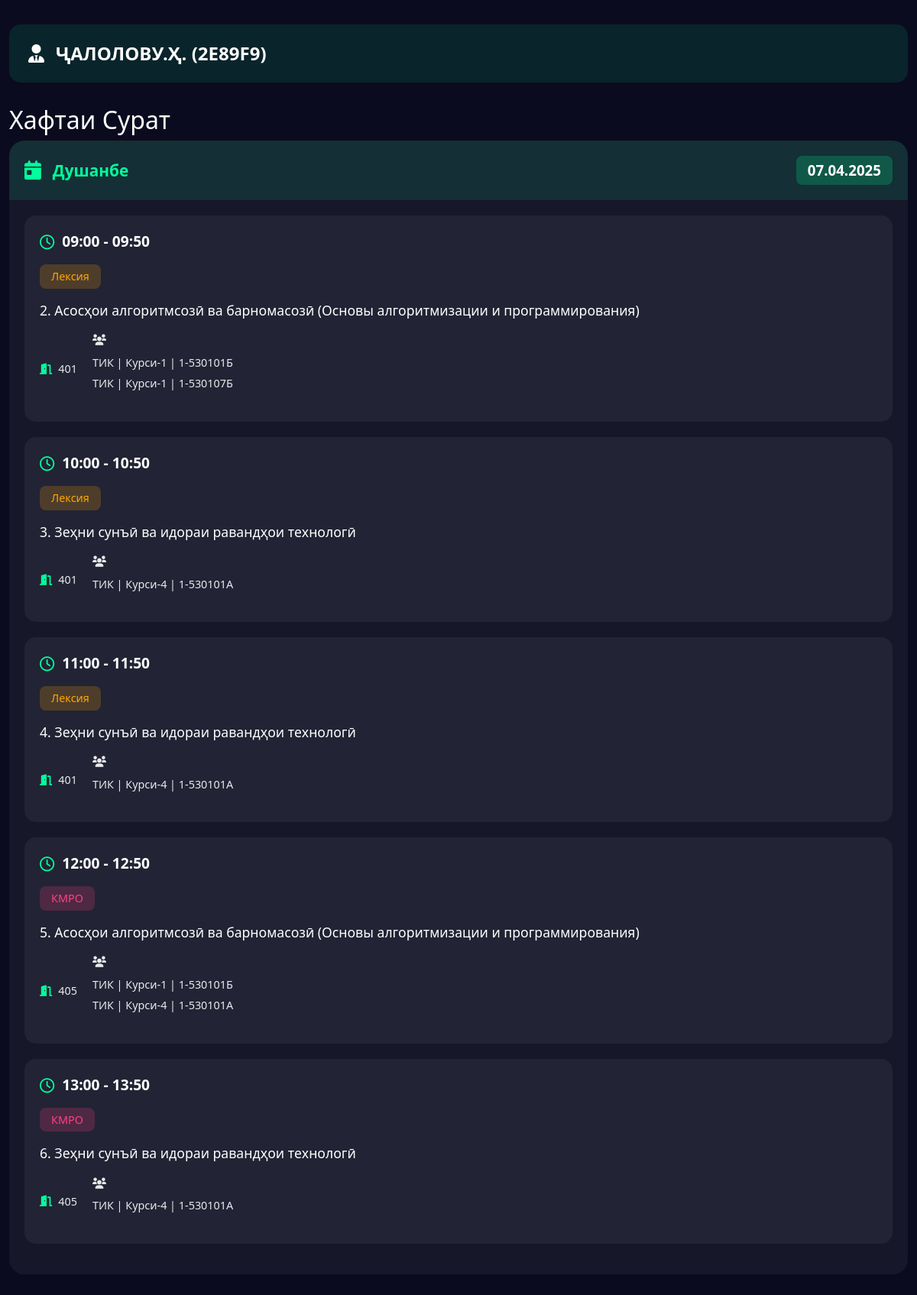
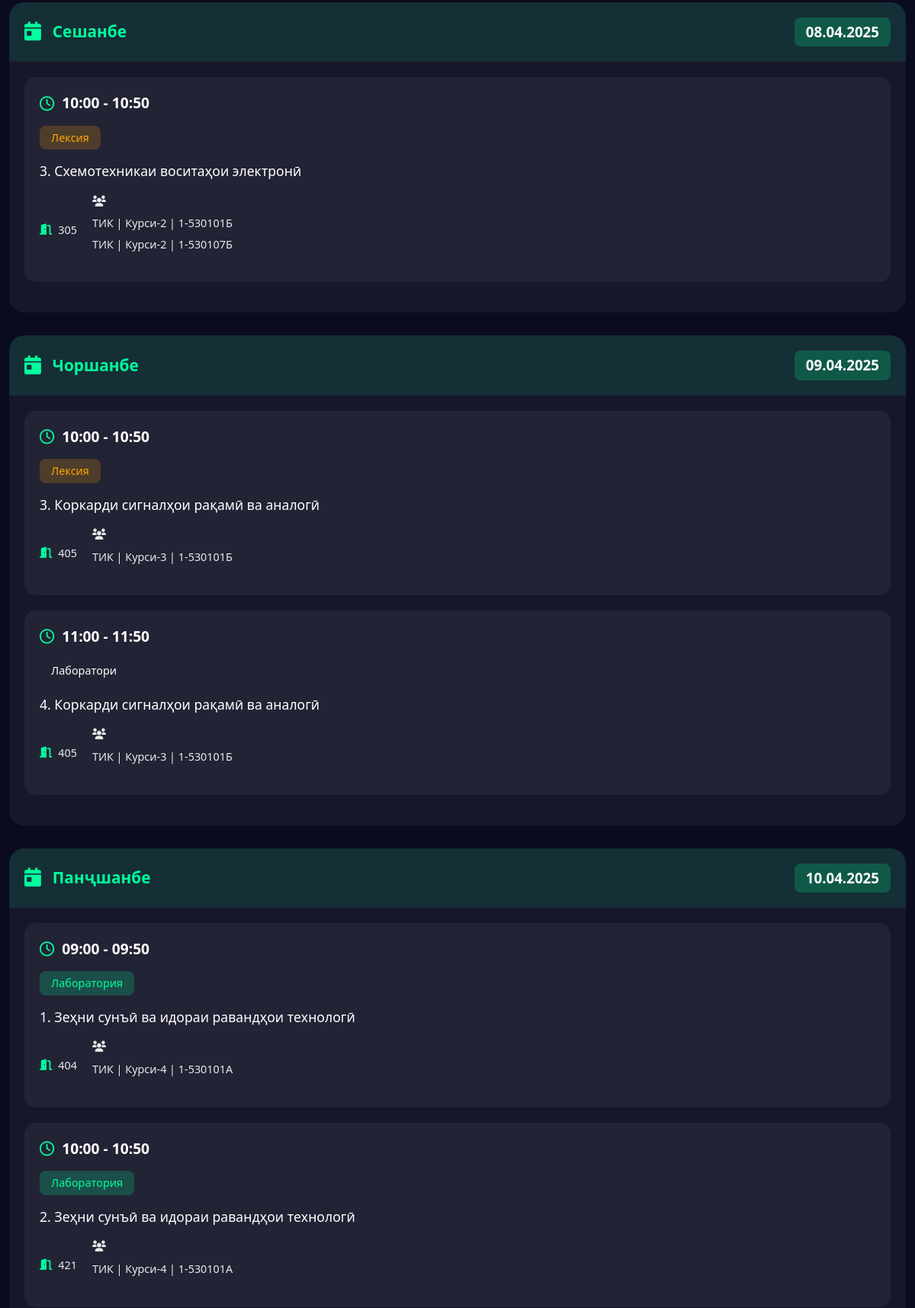
Page /teacher/2E89F9 (upper part) on the committed database (2 pictures, top to bottom).
### tables this page shows
CREATE TABLE teachers (
        id INTEGER PRIMARY KEY AUTOINCREMENT,
        teacher_name TEXT NOT NULL UNIQUE,
        teacher_code TEXT NOT NULL
    );

CREATE TABLE schedules (
        id INTEGER PRIMARY KEY AUTOINCREMENT,
        faculty TEXT NOT NULL,
        course TEXT NOT NULL,
        "group" TEXT NOT NULL,
        day TEXT NOT NULL,
        lesson_time TEXT NOT NULL,
        lesson_type TEXT,
        subject TEXT NOT NULL,
        teacher TEXT NOT NULL,
        room TEXT NOT NULL,
        week_type TEXT NOT NULL CHECK (week_type IN ('Четный', 'Нечетный'))
    );

### app.py (the view)
@app.route('/teacher/<teacher_code>')
def show_teacher_schedule(teacher_code):
    conn = get_db_connection()
    try:
        teacher = conn.execute('SELECT teacher_name FROM teachers WHERE teacher_code=?', (teacher_code,)).fetchone()
        if not teacher:
            flash('Noto‘g‘ri muallim kodi!', 'danger')
            return redirect(url_for('main'))
        teacher_name = teacher['teacher_name']
        lessons = conn.execute('SELECT * FROM schedules ORDER BY lesson_time').fetchall()
        current_week_type = get_week_type()
        week_types = ['Четный', 'Нечетный'] if current_week_type == 'Четный' else ['Нечетный', 'Четный']
        display_week_types = {week_type: display_week_type(week_type) for week_type in week_types}
        schedule = {week_type: {} for week_type in week_types}
        week_dates = get_current_week_dates()
        ordered_days = DAYS_OF_WEEK
        today = datetime.today().strftime('%d.%m.%Y')
        current_day = DAYS_OF_WEEK[datetime.today().weekday()]
        for week_type in week_types:
            for day_name in ordered_days:
                schedule[week_type][day_name] = {
                    'date': week_dates[day_name],
                    'weekday': DAYS_OF_WEEK.index(day_name),
                    'lessons': [],
                    'is_today': day_name == current_day and week_dates[day_name] == today and week_type == current_week_type
                }
        for lesson in lessons:
            lesson_teacher = lesson['teacher']
            normalized_lesson_teacher = normalize_teacher_name(lesson_teacher)
            if are_names_similar(normalized_lesson_teacher, teacher_name, threshold=0.85):
                day_name = lesson['day']
                week_type = lesson['week_type']
                if day_name in schedule[week_type]:
                    schedule[week_type][day_name]['lessons'].append({
                        'time': lesson['lesson_time'],
                        'type': lesson['lesson_type'],
                        'subject': lesson['subject'],
                        'room': lesson['room'],
                        'group': f"{lesson['faculty']} | {lesson['course']} | {lesson['group']}"
                    })
        for week_type in week_types:
            for day_name in ordered_days:
                lessons = schedule[week_type][day_name]['lessons']
                if lessons:
                    lessons_by_time = {}
                    for lesson in lessons:
                        time = lesson['time']
                        if time not in lessons_by_time:
                            lessons_by_time[time] = []
                        lessons_by_time[time].append(lesson)
                    new_lessons = []
                    for time in sorted(lessons_by_time.keys()):
                        time_lessons = lessons_by_time[time]
                        groups = [l['group'] for l in time_lessons]
                        first_lesson = time_lessons[0]
                        new_lessons.append({
                            'time': time,
                            'type': first_lesson['type'],
                            'subject': first_lesson['subject'],
                            'room': first_lesson['room'],
                            'groups': groups
                        })
                    schedule[week_type][day_name]['lessons'] = new_lessons
    finally:
        conn.close()
    return render_template('teacher_schedule.html', schedule=schedule, teacher_name=teacher_name,
                          teacher_code=teacher_code, display_week_types=display_week_types)

### app.py (called while the page is built)
def get_db_connection():
    conn = sqlite3.connect(DB_PATH)
    conn.row_factory = sqlite3.Row
    return conn

def normalize_teacher_name(teacher_name):
    teacher_name = teacher_name.strip()
    prefixes = ["н.и техникӣ", "н.и.иқтисодӣ", "н.и.", "дотс.", "проф.", "техникӣ", "иқтисодӣ", "доц.", "профессор", "профессори", "доцент", "доценти","таърих", "таърихи", "мудири"]
    for prefix in prefixes:
        if prefix in teacher_name:
            teacher_name = teacher_name.replace(prefix, "").strip()
    parts = teacher_name.split()
    if len(parts) == 1:
        return parts[0]
    elif len(parts) > 1 and parts[-1].replace(".", "").isupper():
        return " ".join(parts[-2:])
    return teacher_name

def are_names_similar(name1, name2, threshold=0.8):
    similarity = SequenceMatcher(None, name1, name2).ratio()
    return similarity >= threshold

def get_current_week_dates():
    today = datetime.now()
    week_dates = {}
    for i in range(7):
        target_date = today + timedelta(days=i)
        weekday_num = target_date.weekday()
        day_name = DAYS_OF_WEEK[weekday_num]
        week_dates[day_name] = target_date.strftime("%d.%m.%Y")
    return week_dates

def get_week_type():
    today = datetime.today()
    week_number = today.isocalendar()[1]
    return 'Четный' if week_number % 2 == 0 else 'Нечетный'

def display_week_type(week_type):
    return "Сурат" if week_type == "Четный" else "Махрач"

### templates/teacher_schedule.html (shortened to what this page needs)
<!DOCTYPE html>
<html lang="tg">
<head>
    <link href="https://cdn.jsdelivr.net/npm/bootstrap@5.3.0/dist/css/bootstrap.min.css" rel="stylesheet">
    <link href="https://cdnjs.cloudflare.com/ajax/libs/font-awesome/6.0.0/css/all.min.css" rel="stylesheet">
    <link href="{{ url_for('static', filename='css/styles.css') }}" rel="stylesheet">
</head>
<body>
    <div class="container">
        <div class="group-header">
            <i class="fas fa-user-tie"></i>
            <span class="group-name">{{ teacher_name }} ({{ teacher_code }})</span>
        </div>
        {% for week_type, days in schedule.items() %}
            <form name="{{ display_week_types[week_type] }}">
                <div class="week-section">
                    <h2>Хафтаи {{ display_week_types[week_type] }}</h2>
                    {% for day_name, data in days.items() %}
                        <div class="day-card {% if data.lessons|length > 0 %}has-lessons{% else %}no-lessons{% endif %}">
                            <div class="day-header">
                                <i class="fas fa-calendar-day"></i>
                                <span class="day-name">{{ day_name }}</span>
                                <span class="day-date">{{ data.date }}</span>
                            </div>
                            <div class="lessons-container">
                                {% if data.weekday == 6 %}
                                    <div class="no-lessons sunday">
                                        <i class="fas fa-coffee"></i>
                                        <p>Дарс мавҷуд емас!</p>
                                    </div>
                                {% elif data.lessons|length > 0 %}
                                    {% for lesson in data.lessons %}
                                        <div class="lesson-card">
                                            <div class="lesson-time">
                                                <i class="far fa-clock clock-icon"></i>
                                                {{ lesson.time }}
                                            </div>
                                            <div class="lesson-type {{ lesson.type|lower }}">
                                                {{ lesson.type }}
                                            </div>
                                            <div class="lesson-subject">
                                                {{ lesson.subject }}
                                            </div>
                                            <div class="lesson-details">
                                                <div class="lesson-room">
                                                    <i class="fas fa-door-open"></i>
                                                    {{ lesson.room }}
                                                </div>
                                                <div class="lesson-group">
                                                    <i class="fas fa-users"></i>
                                                    <ul class="lesson-groups">
                                                        {% for group in lesson.groups %}
                                                            <li>{{ group }}</li>
                                                        {% endfor %}
                                                    </ul>
                                                </div>
                                            </div>
                                        </div>
                                    {% endfor %}
                                {% else %}
                                    <div class="no-lessons">
                                        <i class="fas fa-calendar-xmark"></i>
                                        <p>Дар ин рӯз жадвали дарсӣ вуҷуд надорад!</p>
                                    </div>
                                {% endif %}
                            </div>
                        </div>
                    {% endfor %}
                </div>
            </form>
        {% endfor %}
    </div>
</body>
</html>

### static/css/styles.css (style rules this page uses)
body { background-color: #0a0b1e; color: #ffffff; min-height: 100vh; font-family: 'Segoe UI', system-ui, -apple-system, sans-serif; }
.container { padding-top: 2rem; padding-bottom: 2rem; max-width: 1200px; }
.group-header { display: flex; align-items: center; gap: 15px; background: rgba(0, 255, 157, 0.1); padding: 20px 25px; border-radius: 15px; margin-bottom: 30px; font-size: 1.5em; font-weight: 600; }
.group-header .group-name { color: #ffffff; text-transform: uppercase; }
form { margin-bottom: 40px; }
.day-card { background: rgba(255, 255, 255, 0.05); border-radius: 20px; margin-bottom: 30px; overflow: hidden; }
.day-card.has-lessons .day-header { background: rgba(0, 255, 157, 0.1); color: #00ff9d; }
.day-header { padding: 20px; display: flex; align-items: center; gap: 15px; font-size: 1.3em; font-weight: 600; }
.day-header i { font-size: 1.2em; }
.day-header .day-name { margin-right: auto; }
.day-header .day-date { font-size: 0.9em; padding: 5px 15px; border-radius: 8px; color: #ffffff; }
.day-card.has-lessons .day-header .day-date { background: rgba(0, 255, 157, 0.2); }
.lessons-container { padding: 20px; }
.lesson-card { background: rgba(255, 255, 255, 0.05); border-radius: 15px; padding: 20px; margin-bottom: 20px; transition: transform 0.3s ease, background 0.3s ease; }
.lesson-time { font-size: 1.2em; font-weight: 600; color: #ffffff; margin-bottom: 15px; display: flex; align-items: center; gap: 10px; }
.lesson-time .clock-icon { color: #00ff9d; }
.lesson-type { display: inline-block; padding: 5px 15px; border-radius: 8px; font-size: 0.9em; margin-bottom: 15px; }
.lesson-type.лексия { background: rgba(255, 166, 0, 0.2); color: #ffa600; }
.lesson-type.лаборатория { background: rgba(0, 255, 157, 0.2); color: #00ff9d; }
.lesson-type.кмро { background: rgba(255, 64, 129, 0.2); color: #ff4081; }
.lesson-subject { font-size: 1.1em; font-weight: 500; margin-bottom: 15px; color: #ffffff; word-break: break-word; }
.lesson-details { display: flex; gap: 20px; color: rgba(255, 255, 255, 0.9); font-size: 0.9em; }
.lesson-teacher, .lesson-room { display: flex; align-items: center; gap: 8px; }
.lesson-teacher i, .lesson-room i { color: #00ff9d; }

### templates/teacher_schedule.html (style rules this page uses)
.lesson-groups { list-style-type: none; padding-left: 0; margin-top: 5px; }
.lesson-groups li { display: flex; align-items: center; gap: 8px; color: rgba(255, 255, 255, 0.9); padding: 3px 0; }

### rows in the picture
teachers: teacher_name "ҶАЛОЛОВУ.Ҳ."
schedules: time "09:00 - 09:50", type "Лексия", subject "2. Асосҳои алгоритмсозӣ ва барномасозӣ (Основы алгоритмизации и программирования)", room "401", groups "ТИК | Курси-1 | 1-530101Б" "ТИК | Курси-1 | 1-530107Б"
schedules: time "10:00 - 10:50", type "Лексия", subject "3. Зеҳни сунъӣ ва идораи равандҳои технологӣ", room "401", groups "ТИК | Курси-4 | 1-530101А"
schedules: time "11:00 - 11:50", type "Лексия", subject "4. Зеҳни сунъӣ ва идораи равандҳои технологӣ", room "401", groups "ТИК | Курси-4 | 1-530101А"
schedules: time "12:00 - 12:50", type "КМРО", subject "5. Асосҳои алгоритмсозӣ ва барномасозӣ (Основы алгоритмизации и программирования)", room "405", groups "ТИК | Курси-1 | 1-530101Б" "ТИК | Курси-4 | 1-530101А"
schedules: time "13:00 - 13:50", type "КМРО", subject "6. Зеҳни сунъӣ ва идораи равандҳои технологӣ", room "405", groups "ТИК | Курси-4 | 1-530101А"
schedules: time "10:00 - 10:50", type "Лексия", subject "3. Схемотехникаи воситаҳои электронӣ", room "305", groups "ТИК | Курси-2 | 1-530101Б" "ТИК | Курси-2 | 1-530107Б"
schedules: time "10:00 - 10:50", type "Лексия", subject "3. Коркарди сигналҳои рақамӣ ва аналогӣ", room "405", groups "ТИК | Курси-3 | 1-530101Б"
schedules: time "11:00 - 11:50", type "Лаборатори", subject "4. Коркарди сигналҳои рақамӣ ва аналогӣ", room "405", groups "ТИК | Курси-3 | 1-530101Б"
schedules: time "09:00 - 09:50", type "Лаборатория", subject "1. Зеҳни сунъӣ ва идораи равандҳои технологӣ", room "404", groups "ТИК | Курси-4 | 1-530101А"
schedules: time "10:00 - 10:50", type "Лаборатория", subject "2. Зеҳни сунъӣ ва идораи равандҳои технологӣ", room "421", groups "ТИК | Курси-4 | 1-530101А"

### other values in the picture
{{ teacher_code }} "2E89F9"
{{ display_week_types[week_type] }} "Сурат"
{{ day_name }} "Душанбе" "Сешанбе" "Чоршанбе" "Панҷшанбе"
{{ data.date }} "07.04.2025" "08.04.2025" "09.04.2025" "10.04.2025"
